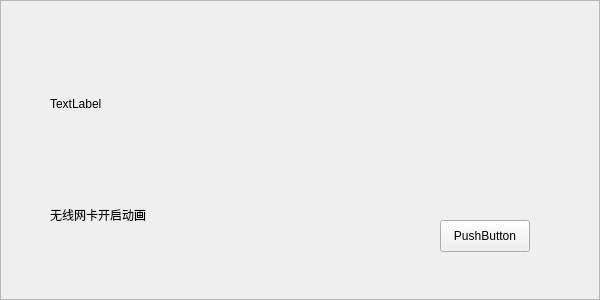
<?xml version="1.0" encoding="UTF-8"?>
<ui version="4.0">
 <class>Frame</class>
 <widget class="QFrame" name="Frame">
  <property name="geometry">
   <rect>
    <x>0</x>
    <y>0</y>
    <width>600</width>
    <height>300</height>
   </rect>
  </property>
  <property name="windowTitle">
   <string>Frame</string>
  </property>
  <property name="frameShape">
   <enum>QFrame::StyledPanel</enum>
  </property>
  <property name="frameShadow">
   <enum>QFrame::Raised</enum>
  </property>
  <widget class="QPushButton" name="nextButton">
   <property name="geometry">
    <rect>
     <x>440</x>
     <y>220</y>
     <width>90</width>
     <height>32</height>
    </rect>
   </property>
   <property name="text">
    <string>PushButton</string>
   </property>
   <property name="UIText" stdset="0">
    <string>110007</string>
   </property>
   <property name="UIClass" stdset="0">
    <string>wbutton</string>
   </property>
  </widget>
  <widget class="QLabel" name="label">
   <property name="geometry">
    <rect>
     <x>50</x>
     <y>190</y>
     <width>500</width>
     <height>50</height>
    </rect>
   </property>
   <property name="text">
    <string>无线网卡开启动画</string>
   </property>
   <property name="UIHide" stdset="0">
    <string>false</string>
   </property>
   <property name="UIClass" stdset="0">
    <string>wtext2</string>
   </property>
   <property name="UIText" stdset="0">
    <string>110303</string>
   </property>
  </widget>
  <widget class="QLabel" name="promptLabel">
   <property name="geometry">
    <rect>
     <x>60</x>
     <y>40</y>
     <width>480</width>
     <height>120</height>
    </rect>
   </property>
   <property name="UIClass" stdset="0">
    <string>wtext</string>
   </property>
   <property name="UIHide" stdset="0">
    <string>true</string>
   </property>
  </widget>
  <widget class="QLabel" name="defaultMovie">
   <property name="geometry">
    <rect>
     <x>50</x>
     <y>24</y>
     <width>500</width>
     <height>160</height>
    </rect>
   </property>
   <property name="text">
    <string>TextLabel</string>
   </property>
   <property name="UIMovie" stdset="0">
    <string>g_wifi_radio</string>
   </property>
  </widget>
  <zorder>label</zorder>
  <zorder>promptLabel</zorder>
  <zorder>defaultMovie</zorder>
  <zorder>nextButton</zorder>
 </widget>
 <resources/>
 <connections/>
</ui>
